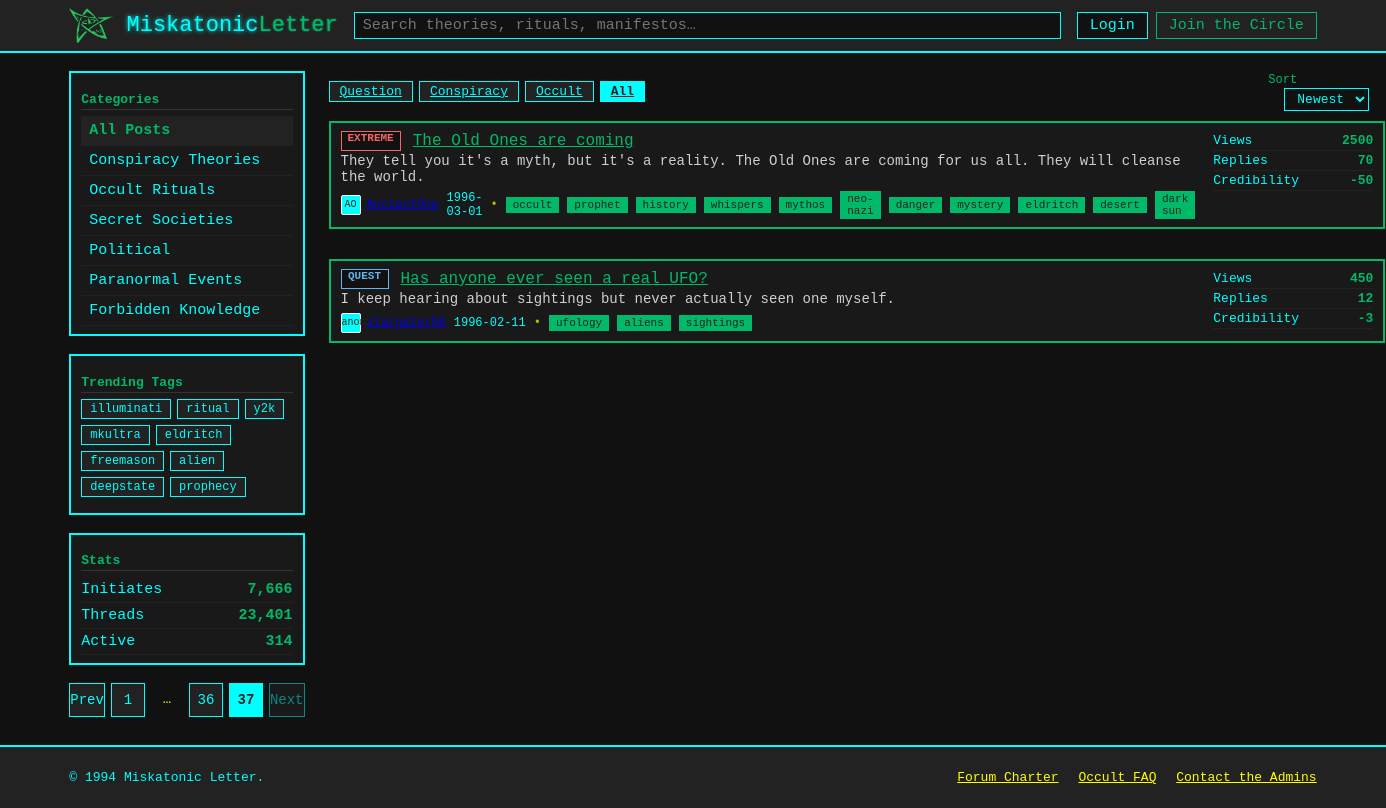
Page /Posts?page=37&sort=newest on the committed database.
### db.py (models this page shows)
class Badges(Base):
    __tablename__    = "Badges"
    badge_id         = Column(Integer,primary_key=True)
    badge_title      = Column(String)
    badge_lable      = Column(String)

class Posts(Base):
    __tablename__    = "Posts"
    post_id          = Column(Integer,primary_key=True,index=True)
    post_title       = Column(String,nullable=False)
    post_exerpt      = Column(String)
    author_id        = Column(Integer,ForeignKey("Users.user_id"),nullable=False)
    post_date        = Column(Date)
    post_views       = Column(Integer,default=0)
    post_replies     = Column(Integer,default=0)
    post_credibility = Column(Integer,default=0)
    post_content     = Column(Text)
    badge_id         = Column(Integer,ForeignKey("Badges.badge_id"))

class Users(Base):
    __tablename__    = "Users"
    user_id          = Column(Integer,primary_key=True,index=True)
    user_avatar      = Column(String(2))
    user_name        = Column(String)

class Tags(Base):
    __tablename__    = "Tags"
    tag_id           = Column(Integer,primary_key=True,index=True)
    tag_lable        = Column(String)

### posts.py (the view)
@router.get("/Posts", response_class=HTMLResponse)
async def get_posts(
    request: Request,
    page: int = 1,
    q:str = "",
    sort:str = "newest",
    badge:str = "",
    db:Session = Depends(get_db)
):
    POSTS_PER_PAGE = 5
    POPULAR_BADGE_COUNT = 3
    posts = db.query(Posts)
    if badge:
        badge_query = db.query(Badges).filter(func.upper(Badges.badge_lable)==badge.upper()).first()
        if badge_query:
            posts = posts.filter(Posts.badge_id == badge_query.badge_id)
    if q:
        posts = posts.join(Users     , Posts.author_id   ==  Users.user_id     )\
                     .join(PostsTags , Posts.post_id     ==  PostsTags.post_id )\
                     .join(Tags      , PostsTags.tag_id  ==  Tags.tag_id       )\
        q_lower = f"%{q.lower()}%"
        posts = posts.filter(
            or_(
                Posts.post_title.ilike(q_lower),
                Posts.post_title.ilike(q_lower),
                Posts.post_content.ilike(q_lower),
                Users.user_name.ilike(q_lower),
                Tags.tag_lable.ilike(q_lower)
            )
        ).distinct()
    if   sort == "views":
        posts = posts.order_by(Posts.post_views.desc())
    elif sort == "newest":
        posts = posts.order_by(Posts.post_date.desc())
    total_posts = posts.count()
    total_pages = (total_posts + POSTS_PER_PAGE - 1) // POSTS_PER_PAGE
    page_posts  = posts.offset((page-1)*POSTS_PER_PAGE).limit(POSTS_PER_PAGE).all()
    serialized_posts = [serialize_post(post,db) for post in page_posts]
    popular_badges_query = db.query(Badges,func.count(Posts.post_id).label("post_count"))\
        .join(Posts,Badges.badge_id==Posts.badge_id)\
        .group_by(Badges.badge_id)\
        .order_by(desc("post_count"))\
        .limit(POPULAR_BADGE_COUNT)
    popular_badges = [serialize_badge(badge) for badge,_ in popular_badges_query]
    return templates.TemplateResponse(
        "index.html",
        {
            "request": request,
            "posts": serialized_posts,
            "badge": badge,
            "sort": sort,
            "page": page,
            "popular_badges":popular_badges,
            "total_pages": total_pages,
            "q":q
        }
    )

### templates/index.html (shortened to what this page needs)
<!doctype html>
<html lang="en">
<head>
  <link rel="stylesheet" href="{{ url_for('static', path='styles.css') }}" />
</head>
<body>
  <header class="topbar">
    <div class="container topbar__inner">
      <a class="brand" href="{{ url_for('get_posts') }}">
        <img src="{{ url_for('static', path='imgs/elder-sign.png') }}" alt="" class="brand__logo" aria-hidden="true">
        <span class="brand__name">Miskatonic<span class="accent">Letter</span></span>
      </a>
      <form class="search" action="{{ url_for('get_posts') }}" method="get" role="search">
        <input class="search__input" type="search" name="q" value="{{ q }}" placeholder="Search theories, rituals, manifestos…" aria-label="Search" />
      </form>
      <nav class="usernav" aria-label="User">
        <a class="btn btn--ghost" href="#">Login</a>
        <a class="btn btn--primary" href="#">Join the Circle</a>
      </nav>
    </div>
  </header>
  <main class="container layout">
    <aside class="sidebar">
      <section class="card">
        <h2 class="card__title">Categories</h2>
        <nav class="list list--links">
          <a href="#" class="list__item is-active">All Posts</a>
          <a href="#" class="list__item">Conspiracy Theories</a>
          <a href="#" class="list__item">Occult Rituals</a>
          <a href="#" class="list__item">Secret Societies</a>
          <a href="#" class="list__item">Political</a>
          <a href="#" class="list__item">Paranormal Events</a>
          <a href="#" class="list__item">Forbidden Knowledge</a>
        </nav>
      </section>
      <section class="card">
        <h2 class="card__title">Trending Tags</h2>
        <div class="tags">
          <a href="#" class="tag">illuminati</a>
          <a href="#" class="tag">ritual</a>
          <a href="#" class="tag">y2k</a>
          <a href="#" class="tag">mkultra</a>
          <a href="#" class="tag">eldritch</a>
          <a href="#" class="tag">freemason</a>
          <a href="#" class="tag">alien</a>
          <a href="#" class="tag">deepstate</a>
          <a href="#" class="tag">prophecy</a>
        </div>
      </section>
      <section class="card">
        <h2 class="card__title">Stats</h2>
        <ul class="meta">
          <li><span>Initiates</span><strong>7,666</strong></li>
          <li><span>Threads</span><strong>23,401</strong></li>
          <li><span>Active</span><strong>314</strong></li>
        </ul>
      </section>
              <nav class="pagination" aria-label="Pagination">
          {% set pages = [1] %}
          {% set pages = pages | unique | sort %}
          {% if page > 1 %}
            <a class="page" href="{{ url_for('get_posts') }}?page={{ page - 1 }}{% if q %}&q={{ q }}{% endif %}{% if badge %}&badge={{ badge }}{% endif %}{% if sort %}&sort={{ sort }}{% endif %}">Prev</a>
          {% else %}
            <span class="page is-disabled">Prev</span>
          {% endif %}
          {% for p in pages %}
          {% if p == page %}
            <span class="page is-current">{{ p }}</span>
          {% else %}
            <a class="page" href="{{ url_for('get_posts') }}?page={{ p }}{% if q %}&q={{ q }}{% endif %}{% if badge %}&badge={{ badge }}{% endif %}{% if sort %}&sort={{ sort }}{% endif %}">{{ p }}</a>
          {% endif %}
          {% if not loop.last and pages[loop.index] - p > 1 %}
            <span class="page page--dots">…</span>
          {% endif %}
          {% endfor %}
          {% if page < total_pages %}
            <a class="page" href="{{ url_for('get_posts') }}?page={{ page + 1 }}{% if q %}&q={{ q }}{% endif %}{% if badge %}&badge={{ badge }}{% endif %}{% if sort %}&sort={{ sort }}{% endif %}">Next</a>
          {% else %}
            <span class="page is-disabled">Next</span>
          {% endif %}
        </nav>
    </aside>
    <section class="content">
      <div class="bar">
        <div class="chips">
          {% for badge in popular_badges %}
            <a
              class="chip{% if request.query_params.get('badge') == badge.label %} is-selected{% endif %}"
              href="{{ url_for('get_posts') }}?badge={{ badge.label }}{% if q %}&q={{ q }}{% endif %}{% if sort %}&sort={{ sort }}{% endif %}"
            >{{ badge.title }}</a>
          {% endfor %}
          <a
            class="chip{% if not request.query_params.get('badge') %} is-selected{% endif %}"
            href="{{ url_for('get_posts') }}{% if q %}?q={{ q }}{% endif %}{% if sort %}&sort={{ sort }}{% endif %}"
          >All</a>
        </div>
        <div class="filters">
          <label class="select">
            <span class="select__label">Sort</span>
              <form class="search" action="{{ url_for('get_posts') }}" method="get" role="search">
                <select name="sort" onchange="this.form.submit()">
                  <option value="newest" {% if request.query_params.get('sort', 'newest') == 'newest' %}selected{% endif %}>Newest</option>
                </select>
              </form>
          </label>
        </div>
      </div>
      <div class="threads" role="feed" aria-busy="false">
        {% for post in posts %}
          <article class="thread card" role="article">
            <div class="thread__main">
              <div class="thread__row">
                <span class="badge badge--{{ post.badge.label }}" title="{{ post.badge.title }}">{{ post.badge.label }}</span>
                <a href="{{ url_for('get_post', id=post.id) }}" class="thread__title" data-id="{{ post.id }}">{{ post.title }}</a>
              </div>
              <p class="thread__excerpt">{{ post.exerpt }}</p>
              <div class="thread__meta">
                <span class="author">
                  <span class="avatar" aria-hidden="true">{{ post.author.avatar }}</span>
                  <a href="#" class="author__name">{{ post.author.name }}</a>
                </span>
                <time datetime="{{ post.date }}">{{ post.date }}</time>
                <span class="dot" aria-hidden="true">•</span>
                {% for tag in post.tags %}
                  <a href="#" class="tag">{{ tag }}</a>
                {% endfor %}
              </div>
            </div>
            <ul class="thread__stats">
              <li><span class="stat__label">Views</span><strong>{{ post.stats.views }}</strong></li>
              <li><span class="stat__label">Replies</span><strong>{{ post.stats.replies }}</strong></li>
              <li><span class="stat__label">Credibility</span><strong>{{ post.stats.credibility }}</strong></li>
            </ul>
          </article>
        {% endfor %}
        </div>
    </section>
  </main>
  <footer class="footer">
    <div class="container footer__inner">
      <p>© 1994 Miskatonic Letter.</p>
      <nav class="footer__links">
        <a href="#">Forum Charter</a>
        <a href="#">Occult FAQ</a>
        <a href="#">Contact the Admins</a>
      </nav>
    </div>
  </footer>
</body>
</html>

### rows in the picture
Badges: title "Question"
Badges: title "Conspiracy"
Badges: title "Occult"
Posts: badge.label "EXTREME", title "The Old Ones are coming", exerpt "They tell you it's a myth, but it's a reality. The Old Ones are coming for us all. They will cleanse the world.", author.avatar "AO", date "1996-03-01", stats.views "2500", stats.replies "70", stats.credibility "-50"
Tags: tag_lable "occult"
Tags: tag_lable "prophet"
Tags: tag_lable "history"
Tags: tag_lable "whispers"
Tags: tag_lable "mythos"
Tags: tag_lable "neo-nazi"
Tags: tag_lable "danger"
Tags: tag_lable "mystery"
Tags: tag_lable "eldritch"
Tags: tag_lable "desert"
Tags: tag_lable "dark sun"
Posts: badge.label "QUEST", title "Has anyone ever seen a real UFO?", exerpt "I keep hearing about sightings but never actually seen one myself.", author.avatar "anon1", date "1996-02-11", stats.views "450", stats.replies "12", stats.credibility "-3"
Tags: tag_lable "ufology"
Tags: tag_lable "aliens"
Tags: tag_lable "sightings"

### other values in the picture
{{ p }} "1" "36"
{{ p }} "37"
